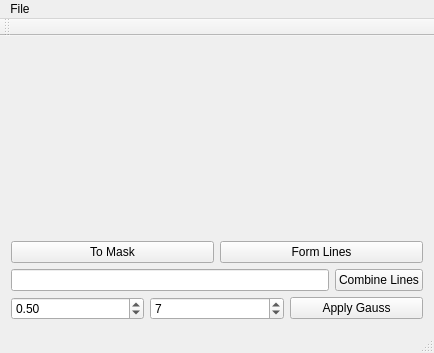
<?xml version="1.0" encoding="UTF-8"?>
<ui version="4.0">
 <class>MainWindow</class>
 <widget class="QMainWindow" name="MainWindow">
  <property name="geometry">
   <rect>
    <x>0</x>
    <y>0</y>
    <width>434</width>
    <height>353</height>
   </rect>
  </property>
  <property name="maximumSize">
   <size>
    <width>1200</width>
    <height>1000</height>
   </size>
  </property>
  <property name="windowTitle">
   <string>MainWindow</string>
  </property>
  <widget class="QWidget" name="centralWidget">
   <layout class="QVBoxLayout" name="verticalLayout_3">
    <item>
     <layout class="QVBoxLayout" name="verticalLayout_2" stretch="10,1">
      <item>
       <widget class="QLabel" name="label">
        <property name="text">
         <string/>
        </property>
       </widget>
      </item>
      <item>
       <layout class="QVBoxLayout" name="verticalLayout">
        <item>
         <layout class="QHBoxLayout" name="horizontalLayout">
          <item>
           <widget class="QPushButton" name="buttonToMask">
            <property name="text">
             <string>To Mask</string>
            </property>
           </widget>
          </item>
          <item>
           <widget class="QPushButton" name="buttonFormLines">
            <property name="text">
             <string>Form Lines</string>
            </property>
           </widget>
          </item>
         </layout>
        </item>
        <item>
         <layout class="QHBoxLayout" name="horizontalLayout_2">
          <item>
           <widget class="QLineEdit" name="editLines">
            <property name="readOnly">
             <bool>true</bool>
            </property>
           </widget>
          </item>
          <item>
           <widget class="QPushButton" name="buttonCombineLines">
            <property name="text">
             <string>Combine Lines</string>
            </property>
           </widget>
          </item>
         </layout>
        </item>
        <item>
         <layout class="QHBoxLayout" name="horizontalLayout_3">
          <item>
           <widget class="QDoubleSpinBox" name="spinDeviation">
            <property name="minimum">
             <double>0.010000000000000</double>
            </property>
            <property name="maximum">
             <double>10.000000000000000</double>
            </property>
            <property name="value">
             <double>0.500000000000000</double>
            </property>
           </widget>
          </item>
          <item>
           <widget class="QSpinBox" name="spinValues">
            <property name="minimum">
             <number>1</number>
            </property>
            <property name="maximum">
             <number>23</number>
            </property>
            <property name="singleStep">
             <number>2</number>
            </property>
            <property name="value">
             <number>7</number>
            </property>
           </widget>
          </item>
          <item>
           <widget class="QPushButton" name="buttonGauss">
            <property name="text">
             <string>Apply Gauss</string>
            </property>
           </widget>
          </item>
         </layout>
        </item>
       </layout>
      </item>
     </layout>
    </item>
   </layout>
  </widget>
  <widget class="QMenuBar" name="menuBar">
   <property name="geometry">
    <rect>
     <x>0</x>
     <y>0</y>
     <width>434</width>
     <height>21</height>
    </rect>
   </property>
   <widget class="QMenu" name="menuFile">
    <property name="title">
     <string>File</string>
    </property>
    <addaction name="actionOpen"/>
   </widget>
   <addaction name="menuFile"/>
  </widget>
  <widget class="QToolBar" name="mainToolBar">
   <attribute name="toolBarArea">
    <enum>TopToolBarArea</enum>
   </attribute>
   <attribute name="toolBarBreak">
    <bool>false</bool>
   </attribute>
  </widget>
  <widget class="QStatusBar" name="statusBar"/>
  <action name="actionOpen">
   <property name="text">
    <string>Open</string>
   </property>
  </action>
 </widget>
 <layoutdefault spacing="6" margin="11"/>
 <resources/>
 <connections/>
</ui>
